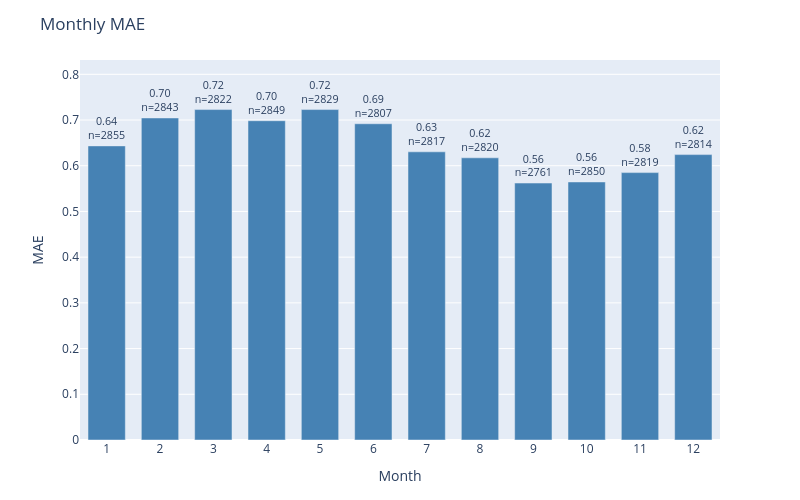

Write notebook code for a chart like this one.
### Code cell
plot_error_by_group(
    df=results_test,
    y_true_col='actual',
    y_pred_col='prediction',
    date_col='dt_prediction',
    group_by='month',
    metric='mae',
    title='Monthly MAE'
)

### Figure 1 — Plotly figure (JSON) as saved in the notebook; plotly's stock layout.template omitted (floating-point values rounded to 4 significant figures)
{"data": [{"marker": {"color": "steelblue"}, "text": ["0.64<br>n=2855", "0.70<br>n=2843", "0.72<br>n=2822", "0.70<br>n=2849", "0.72<br>n=2829", "0.69<br>n=2807", "0.63<br>n=2817", "0.62<br>n=2820", "0.56<br>n=2761", "0.56<br>n=2850", "0.58<br>n=2819", "0.62<br>n=2814"], "textposition": "outside", "type": "bar", "x": ["1", "2", "3", "4", "5", "6", "7", "8", "9", "10", "11", "12"], "y": [0.6434, 0.7045, 0.7229, 0.6985, 0.7229, 0.6918, 0.6305, 0.6174, 0.5621, 0.5646, 0.585, 0.6244]}], "layout": {"bargap": 0.3, "height": 500, "margin": {"b": 60, "t": 60}, "title": {"text": "Monthly MAE"}, "uniformtext": {"minsize": 8, "mode": "hide"}, "width": 800, "xaxis": {"title": {"text": "Month"}}, "yaxis": {"range": [0, 0.8313], "title": {"text": "MAE"}}}}
